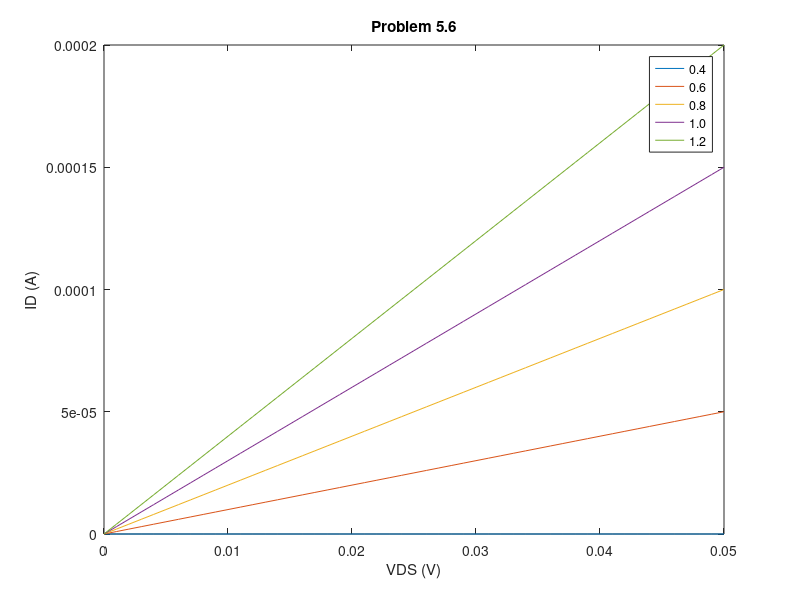
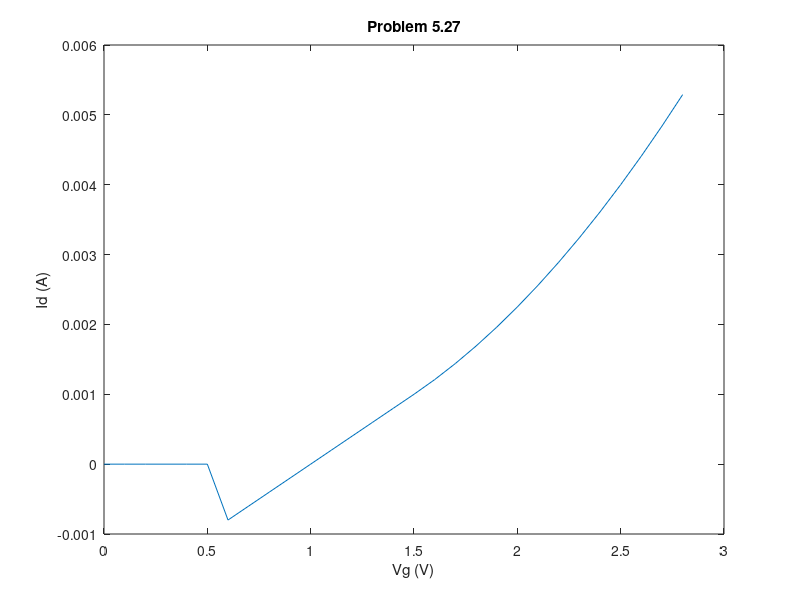

The MATLAB source for these figures, in order:
%% ECE 3424: Homework Chapter 5
% By Rebecca Garcia rag315
%% Problem 5.6
Vtn = 0.4; kn = 10*10^-3;
Vgs = [0.4,0.6,0.8,1.0,1.2];
Vds = 0:.001:.05;
for i = 1:length(Vgs)
    for j = 1:length(Vds)
    iD(j,i) = 5E-3*(Vgs(i)-Vtn)*Vds(j);
    end
end
disp('iD for each VGS:')
disp(iD)
figure(1)
plot(Vds,iD)
title('Problem 5.6')
xlabel('VDS (V)');ylabel('ID (A)')
legend('0.4','0.6','0.8','1.0','1.2')

%% Problem 5.27
Vg = 0:.1:2.8;
Vt = .5; k = 2*10^-3;
Id = zeros(length(Vg),1);
for i = 1:length(Vg)
    if Vg(i) <= Vt
        Id(i) = 0;
    elseif (Vg(i) <= 1.5) && (Vg(i) > Vt)
        Id(i) = k*(Vg(i)-1);
    else
        Id(i) = 0.5*k*(Vg(i)-.5)^2;
    end
end
figure (2)
plot(Vg,Id)
xlabel('Vg (V)');ylabel('Id (A)');title('Problem 5.27')